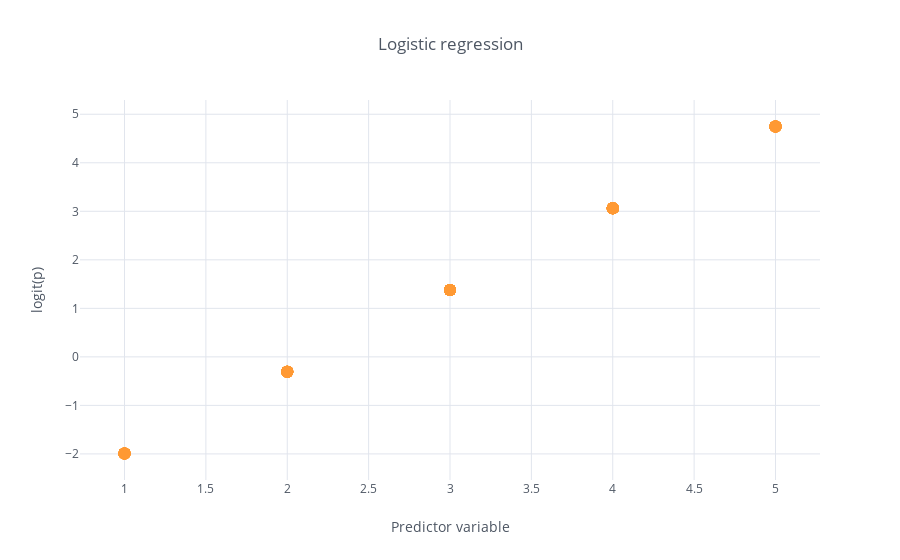

Write notebook code for a chart like this one.
### Markdown cell above
We can then visualize our logistic function below:

### Code cell
def logit(x):
    return model.intercept_[0] + x*model.coef_[0][0]
    
df['logit'] = df['x'].apply(lambda x: logit(x))

df[['x', 'logit']].set_index('x').iplot(kind='scatter', mode='markers', 
                                        color='orange', theme='white',
                                        title='Logistic regression',
                                        xTitle='Predictor variable', 
                                        yTitle='logit(p)')

### Figure 1 — Plotly figure (JSON) as saved in the notebook; plotly's stock layout.template omitted (floating-point values rounded to 4 significant figures)
{"data": [{"line": {"color": "rgba(255, 153, 51, 1.0)", "dash": "solid", "shape": "linear", "width": 1.3}, "marker": {"size": 12, "symbol": "circle"}, "mode": "markers", "name": "logit", "text": "", "type": "scatter", "uid": "5ccae84a-1a5c-489f-ae21-93579c569706", "x": [2, 5, 3, 4, 1, 4, 1, 2, 5, 4, 4, 5, 1, 2, 2, 4, 2, 1, 5, 5, 4, 5, 2, 4, 4, 3, 1, 1, 2, 2, 3, 1, 4, 2, 4, 5, 4, 2, 4, 4, 3, 2, 1, 3, 5, 4, 3, 3, 5, 5, 3, 4, 3, 3, 1, 1, 5, 1, 3, 2, 3, 4, 2, 4, 2, 4, 5, 3, 3, 5, 4, 1, 3, 5, 5, 4, 1, 4, 5, 5, 2, 2, 3, 4, 3, 2, 3, 5, 4, 3, 2, 4, 1, 5, 1, 4, 3, 4, 3, 3], "y": [-0.3068, 4.748, 1.378, 3.063, -1.992, 3.063, -1.992, -0.3068, 4.748, 3.063, 3.063, 4.748, -1.992, -0.3068, -0.3068, 3.063, -0.3068, -1.992, 4.748, 4.748, 3.063, 4.748, -0.3068, 3.063, 3.063, 1.378, -1.992, -1.992, -0.3068, -0.3068, 1.378, -1.992, 3.063, -0.3068, 3.063, 4.748, 3.063, -0.3068, 3.063, 3.063, 1.378, -0.3068, -1.992, 1.378, 4.748, 3.063, 1.378, 1.378, 4.748, 4.748, 1.378, 3.063, 1.378, 1.378, -1.992, -1.992, 4.748, -1.992, 1.378, -0.3068, 1.378, 3.063, -0.3068, 3.063, -0.3068, 3.063, 4.748, 1.378, 1.378, 4.748, 3.063, -1.992, 1.378, 4.748, 4.748, 3.063, -1.992, 3.063, 4.748, 4.748, -0.3068, -0.3068, 1.378, 3.063, 1.378, -0.3068, 1.378, 4.748, 3.063, 1.378, -0.3068, 3.063, -1.992, 4.748, -1.992, 3.063, 1.378, 3.063, 1.378, 1.378]}], "layout": {"legend": {"bgcolor": "#FFFFFF", "font": {"color": "#4D5663"}}, "paper_bgcolor": "#FFFFFF", "plot_bgcolor": "#FFFFFF", "title": {"font": {"color": "#4D5663"}, "text": "Logistic regression"}, "xaxis": {"gridcolor": "#E1E5ED", "showgrid": true, "tickfont": {"color": "#4D5663"}, "title": {"font": {"color": "#4D5663"}, "text": "Predictor variable"}, "zerolinecolor": "#E1E5ED"}, "yaxis": {"gridcolor": "#E1E5ED", "showgrid": true, "tickfont": {"color": "#4D5663"}, "title": {"font": {"color": "#4D5663"}, "text": "logit(p)"}, "zerolinecolor": "#E1E5ED"}}}
